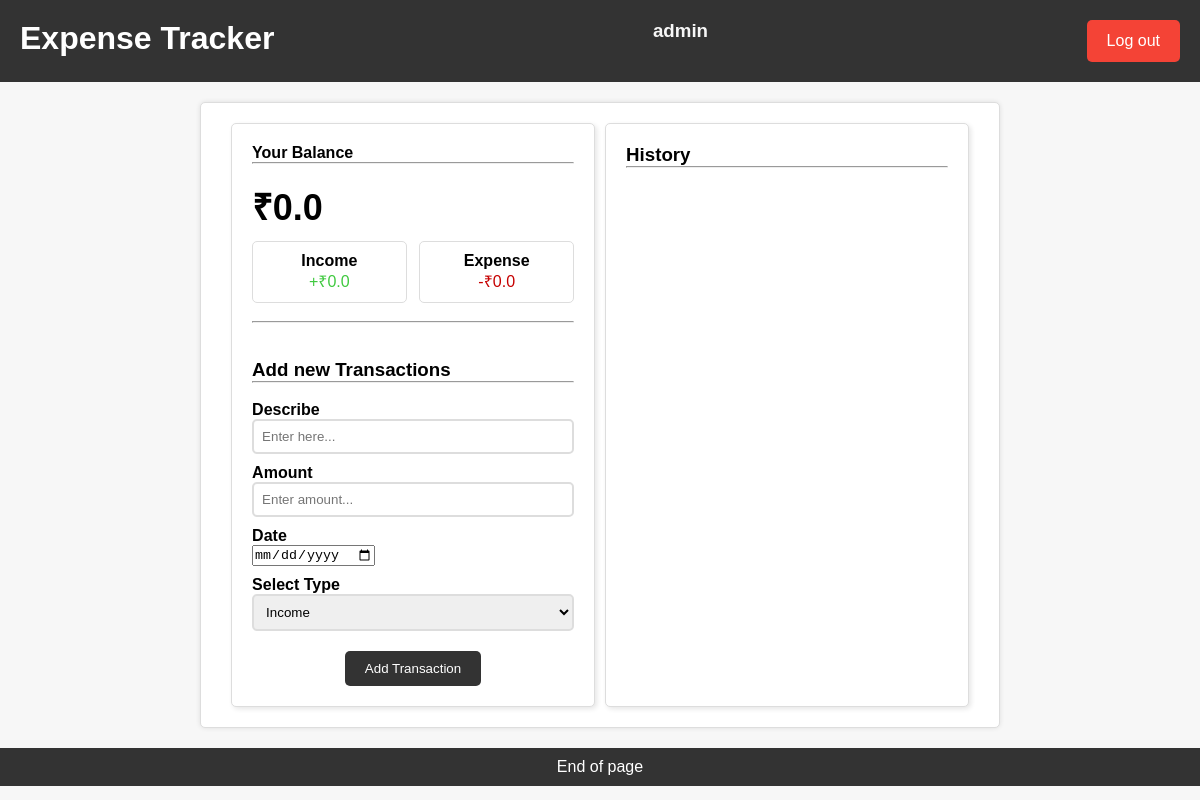
/home/ (signed in), run on an earlier commit of the app's database.
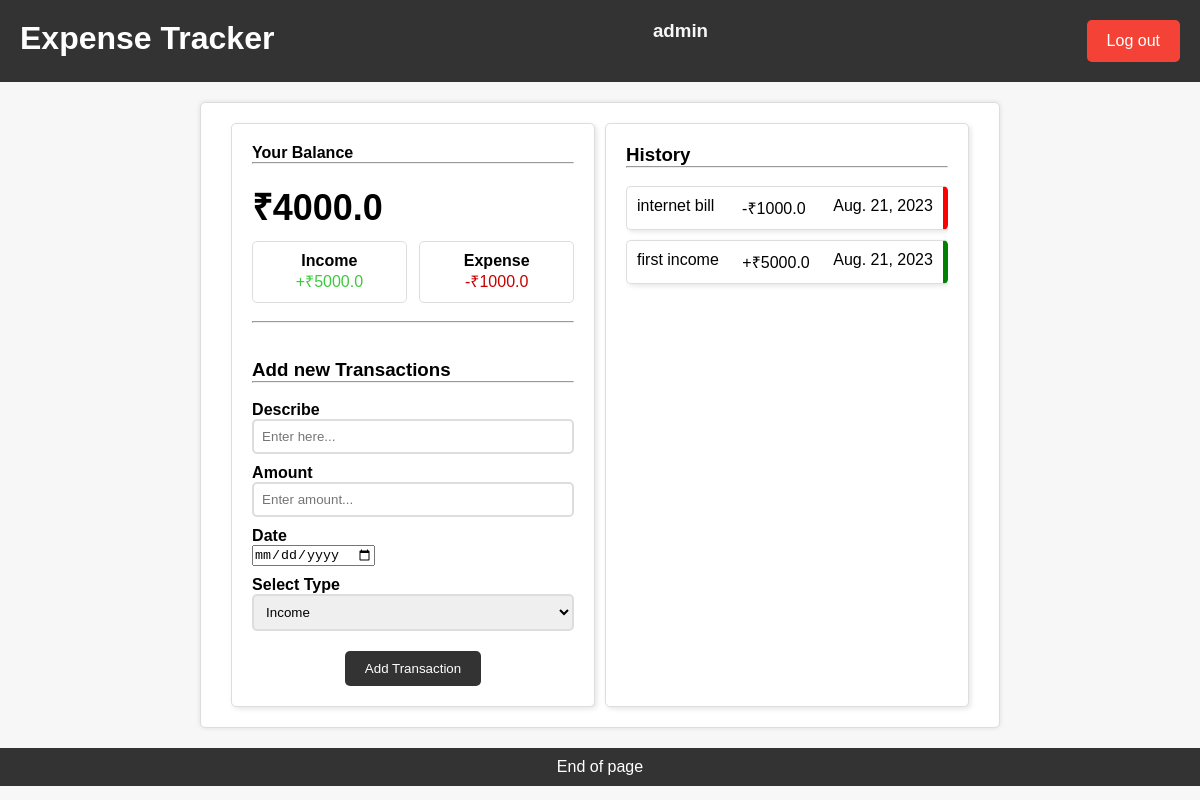
And on a later commit of the database.
### home/models.py (models this page shows, shortened)
class Profile(models.Model):
    user = models.ForeignKey(User, on_delete=models.CASCADE)  # ! Connects user profile to a user account.
    income = models.FloatField(default=0, max_length=10)  # ! Total income earned by the user.
    expenses = models.FloatField(default=0)  # ! Total expenses incurred by the user.
    balance = models.FloatField(default=0)  # ! Current balance of the user's financial account.

class Expense(models.Model):
    user = models.ForeignKey(User, on_delete=models.CASCADE)  # ! Connects expense to a user account.
    name = models.CharField(max_length=100)  # ! Name or description of the expense.
    amount = models.FloatField()  # ! The monetary amount of the expense.
    expense_type = models.CharField(max_length=100, choices=TYPE)  # ! Categorizes the expense as 'income' or 'expense'.
    date = models.DateField(default=timezone.now)  # ! this field is to store the date of the expense.

### home/views.py (the view, shortened to what this page needs)
# urls.py: path("home/", views.index, name="index"),
def index(request):
    profile = models.Profile.objects.filter(user=request.user).first()
    expenses = models.Expense.objects.filter(user=request.user).order_by('-id')
    return render(request, 'home/index.html', {
        'profile': profile,
        'expenses': expenses,
    })

### home/templates/home/index.html (shortened to what this page needs)
<!DOCTYPE html>
<html>
<head>
</head>
<body>
    <div class="header">
        <h1>Expense Tracker</h1>
        {% if user.is_authenticated %}
        <h3 style="color: #f7f7f7;">{{ user }}</h3>
        <a href="/members/signout" class="logout-btn">Log out</a>
    </div>
        <div class="container">
            <div class="balance-form-section">
                <div class="your-balance-section">
                    <h4>Your Balance</h4><hr><br>
                    <h1 id="balance">₹{{profile.balance}}</h1>
                    <div class="inc-exp-container">
                        <div>
                            <h4>Income</h4>
                            <p id="money-plus" class="money plus">+₹{{profile.income}}</p>
                        </div>
                        <div>
                            <h4>Expense</h4>
                            <p id="money-minus" class="money minus">-₹{{profile.expenses}}</p>
                        </div>
                    </div>
                </div><br><hr><br><br>
                <div class="add-transaction-section">
                    <h3>Add new Transactions</h3><hr><br>
                    <form id="form" method="POST">
                        <div class="form-control">
                            <label for="text">Describe</label>
                            <input type="text" required name = "text"  placeholder="Enter here...">
                        </div>
                        <div class="form-control">
                            <label for="text">Amount</label>
                            <input type="number" required name="amount"  placeholder="Enter amount...">
                        </div>
                        <div class="form-control">
                            <label for="date">Date</label>
                            <input type="date" required name="date" placeholder="Select a date...">
                        </div>
                        <div class="form-control">
                            <label for="Text">Select Type</label>
                            <select required  name="expense_type" class="form-control">
                                <option value="income">Income</option>
                            </select>
                        </div>
                        <button class="btn add-transaction-btn" type="submit">Add Transaction</button>
                    </form>
                </div>
            </div>
            <div class="history-section">
                <h3>History</h3><hr><br>
                <ul id="list" class="list">
                    {% for expense in expenses %}
                        {% if expense.expense_type == "income" %}
                            <li class="plus">
                                {{expense.name}} <span>+₹{{expense.amount}}</span> {{ expense.date }}
                            </li>
                        {% else %}
                            <li class="minus">
                                {{expense.name}} <span>-₹{{expense.amount}}</span> {{ expense.date }}
                            </li>
                        {% endif %}
                    {% endfor %}
                </ul>
            </div>
        </div>
    {% else %}
    <a href="{% url 'login' %}">Login</a>
    <a href="{% url 'signup' %}"></a>
    {% endif %}
    <div class="footer">
        <p>End of page</p>
    </div>
</body>
</html>

What changed in the data, as far as the page shows it:
changed Profile: balance "0.0" → "4000.0"; income "0.0" → "5000.0"; expenses "0.0" → "1000.0"
added Expense: name "internet bill", amount "1000.0", date "Aug. 21, 2023"
added Expense: name "first income", amount "5000.0", date "Aug. 21, 2023"
